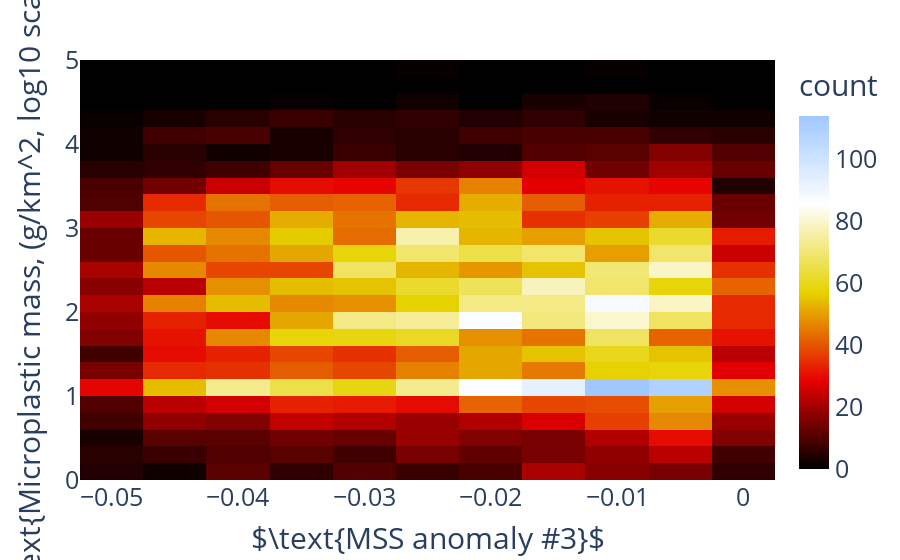

Notebook source saved alongside this figure:
### Code cell
fig = px.density_heatmap(df, y="micro_mass", x="mss_anomaly_wind" , color_continuous_scale=px.colors.sequential.Blackbody)
fig.update_layout(
    xaxis_title= r"$\text{MSS anomaly #3}$",
    yaxis_title= r"$\text{Microplastic mass, (g/km^2, log10 scale)}$",
    legend_title="Legend Title",
    font=dict(size=25,),
)
fig.show()

### Figure 1 — Plotly figure (JSON) as saved in the notebook; plotly's stock layout.template omitted (floating-point values rounded to 4 significant figures; data arrays with more than 128 entries replaced by an {"elided": "..."} marker saying what was removed)
{"data": [{"coloraxis": "coloraxis", "hovertemplate": "mss_anomaly_wind=%{x}<br>micro_mass=%{y}<br>count=%{z}<extra></extra>", "name": "", "type": "histogram2d", "x": {"elided": "8115 float values"}, "xaxis": "x", "xbingroup": "x", "y": {"elided": "8115 float values"}, "yaxis": "y", "ybingroup": "y"}], "layout": {"coloraxis": {"colorbar": {"title": {"text": "count"}}, "colorscale": [[0, "rgb(0,0,0)"], [0.25, "rgb(230,0,0)"], [0.5, "rgb(230,210,0)"], [0.75, "rgb(255,255,255)"], [1, "rgb(160,200,255)"]]}, "font": {"size": 25}, "legend": {"title": {"text": "Legend Title"}, "tracegroupgap": 0}, "margin": {"t": 60}, "xaxis": {"anchor": "y", "domain": [0, 1], "title": {"text": "$\\text{MSS anomaly #3}$"}}, "yaxis": {"anchor": "x", "domain": [0, 1], "title": {"text": "$\\text{Microplastic mass, (g/km^2, log10 scale)}$"}}}}
